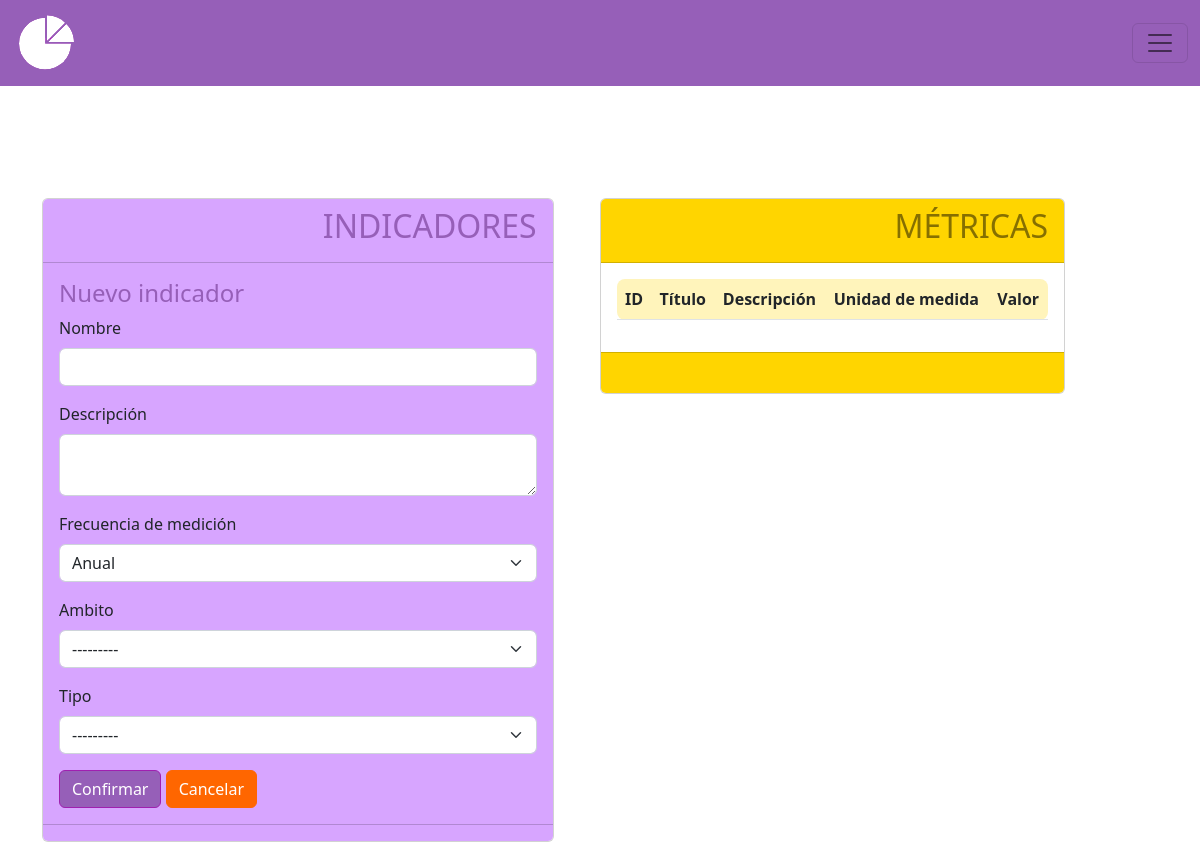
Before: /indicadores/crear with the older database file.
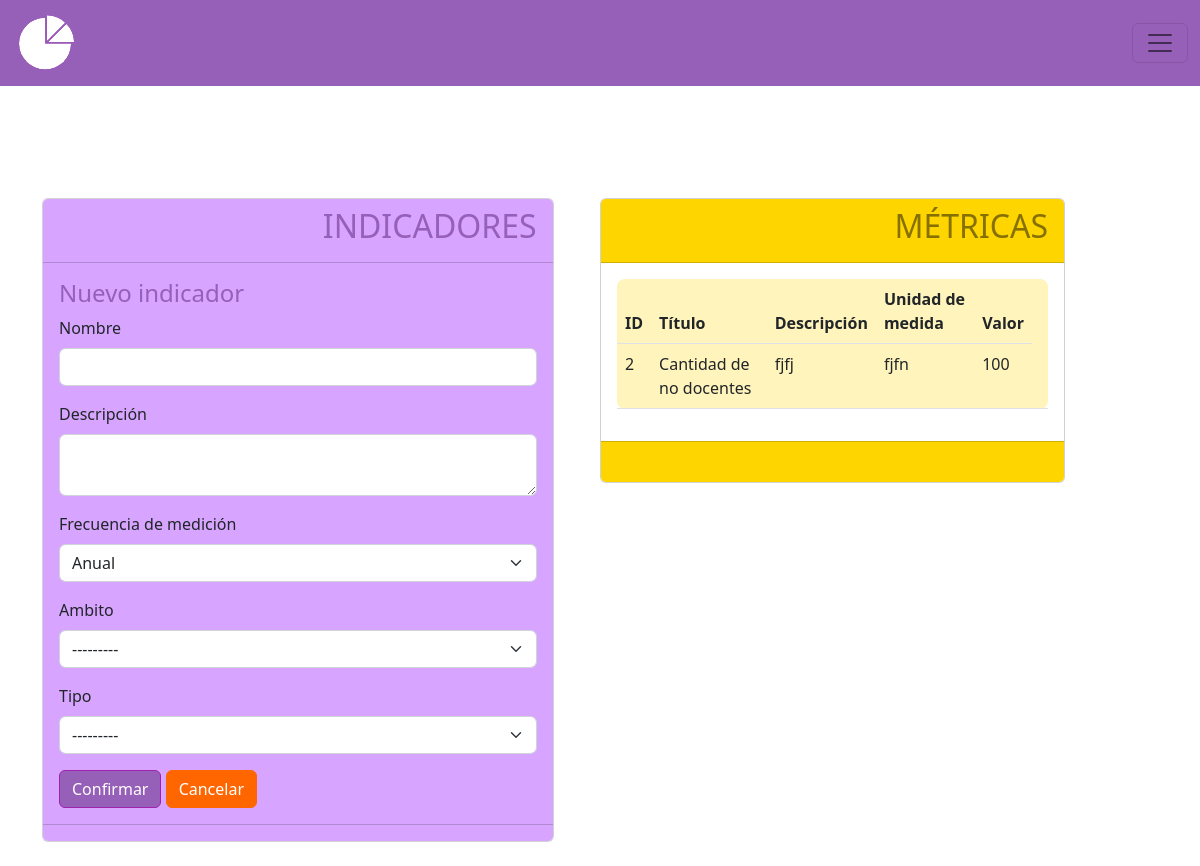
After: the same page with the newer database file.
### MIReApp/models.py (models this page shows, shortened)
class Metrica(models.Model):
    id = models.AutoField(primary_key=True)
    titulo = models.CharField(max_length=100,
                              verbose_name='Título',
                              unique= True,
                              validators= [
                                  RegexValidator(regex= r'^[a-zA-Z\s]*$',
                                                 message="El nombre no puede contener caracteres especiales.",
                                                 code='invalid_nombre')
                              ])
    descripcion = models.TextField(max_length=100, verbose_name='Descripción', null=True)
    unidad_medida = models.CharField(max_length=100,
                                        verbose_name='Unidad de Medida',
                                        validators= [
                                            RegexValidator(regex= r'^[a-zA-Z\s]*$',
                                                            message="La unidad de medida no puede contener caracteres especiales",
                                                            code='invalid_nombre')
                                        ])
    valor = models.IntegerField(verbose_name='Valor', validators=[MinValueValidator(0, message="El valor no puede ser negativo")], default=0)
    frecuencia = models.CharField(max_length=10, choices=FRECUENCIAS)
    year = models.PositiveIntegerField(blank=True, null=True,verbose_name='Ingrese año:')

### MIReApp/views.py (the view)
# urls.py: path('indicadores/crear', views.crear_indicadores, name='crear_indicador'),
def crear_indicadores(request):
    formulario2 = IndicadorForm(request.POST or None, request.FILES or None)
    if formulario2.is_valid():
        formulario2.save()
        messages.success(request, '¡Indicador creado exitosamente!', extra_tags='alta-exitosa')
        return redirect('indicadores')
    metricas = Metrica.objects.all()
    context = {
        'formulario2': formulario2,
        'metricas': metricas,
    }
    return render(request, 'indicadores/crear.html', context)

### MIReApp/forms.py
class IndicadorForm(forms.ModelForm):
    class Meta:
        model = Indicador
        fields = '__all__'
        widgets = {
            'descripcion': forms.Textarea(attrs={'cols': 10, 'rows': 2}),
        }
    def __init__(self, *args, **kwargs):
        super().__init__(*args, **kwargs)
        for i in self.fields:
            self.fields[i].widget.attrs.update({'class':'form-control'})
        self.fields['tipo'].queryset = Tipo.objects.none()
        if 'ambito' in self.data:
            try:
                ambito_id = int(self.data.get('ambito'))
                self.fields['tipo'].queryset = Tipo.objects.filter(ambito_id=ambito_id).order_by('nombre')
            except (ValueError, TypeError):
                pass  # invalid input from the client; ignore and fallback to empty Tipo queryset
        elif self.instance.pk:
            self.fields['tipo'].queryset = self.instance.ambito.tipo_set.order_by('nombre')

### MIReApp/models.py (called while the page is built)
    def __str__(self):
        return self.nombre

### MIReApp/templates/indicadores/crear.html (shortened to what this page needs)
{% extends "base.html" %}
{% block contenido %}
<br>
<br>
<br>
<br>
<br>
<br>
<br>
<br>
<br>
<br>
<div style="display: flex">
    <div style="width: 80%;flex: 2;">
        <div class="card col-md-11" style="text-align: left;">
            <div class="card-header fw-bold " style="background-color: #D7A5FF;color: #000000;">
                <div style="display: flex; justify-content: flex-end; width: 100%;">
                    <h2 style="color: #965FB8;">INDICADORES</h2>
                </div>
            </div>
            <div class="card-body" style="background-color: #D7A5FF;">
                <h4 style="color: #965FB8">Nuevo indicador</h4>
                {%  include 'indicadores/form.html' %}
            </div>
            <div class="card-footer text-muted" style="background-color: #D7A5FF;">
            </div>
        </div>
    </div>
    <div style="width: 20%;flex: 2;">
        <div class="col-md-10 card" style="text-align: left;">
            <div class="card-header fw-bold" style="background-color: #ffd500;">
                <div style="display: flex; justify-content: flex-end; width: 100%;">
                    <span><h2 style="color: #00000079;">MÉTRICAS</h2></span>
                </div>
            </div>
            <div class="card-body">
                <div class="table-responsive">
                    <table class="table rounded-3" style="background-color: #fff4bb">
                        <thead>
                            <tr>
                                <th scope="col">ID</th>
                                <th scope="col">Título</th>
                                <th scope="col">Descripción</th>
                                <th scope="col">Unidad de medida</th>
                                <th scope="col">Valor</th>
                            </tr>
                        </thead>
                        <tbody>
                            {% for metri in metricas %}
                            <tr class="">
                                <td scope="row">{{ metri.id }}</td>
                                <td>{{ metri.titulo }}</td>
                                <td>{{ metri.descripcion }}</td>
                                <td>{{ metri.unidad_medida }}</td>
                                <td>{{ metri.valor }}</td>
                                <td>
                                </td>
                            </tr>
                            {% endfor %}
                        </tbody>
                    </table>
                </div>
            </div>
            <div class="card-footer text-muted" style="background-color: #ffd500;">
                <br>
            </div>
        </div>
    </div>
</div>
        <br>
{% endblock %}

Changed rows visible on the page:
added Metrica: id "2", titulo "Cantidad de no docentes", descripcion "fjfj", unidad_medida "fjfn", valor "100"
